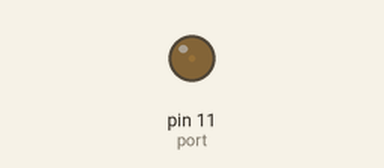
The sketch below on a simulated Arduino Uno, built with avr-gcc and run on an emulated ATmega328P. Parts: output pins drawn as LEDs (lit = HIGH).

Above: at 0.05 s.
At 0.95 s:
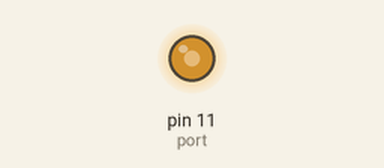
At 1.4 s:
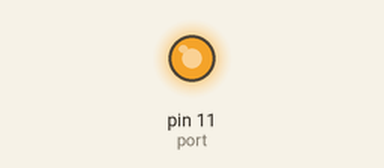
At 2.8 s:
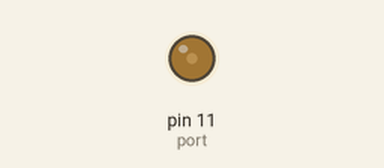
Timing chart, 0 to 7.3 s (numbered marks = the images above):
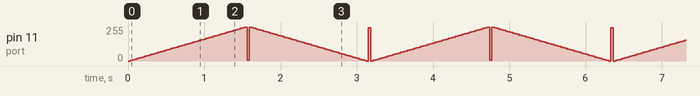

Measured:
- by itself, pin 11 (port): moves between 0/255 and 255/255, repeating every 3.2 s

The sketch:

blinking_led.ino
```cpp
const int port = 11;
int brightness = 0;
int fade_amount = 5;

void setup(void) {
	pinMode(port, OUTPUT);
}

void loop(void)
{
	analogWrite(port, brightness);
	brightness += fade_amount;

	if (brightness < 0 || brightness > 255)
		fade_amount = -fade_amount;
	delay(30);
}
```
